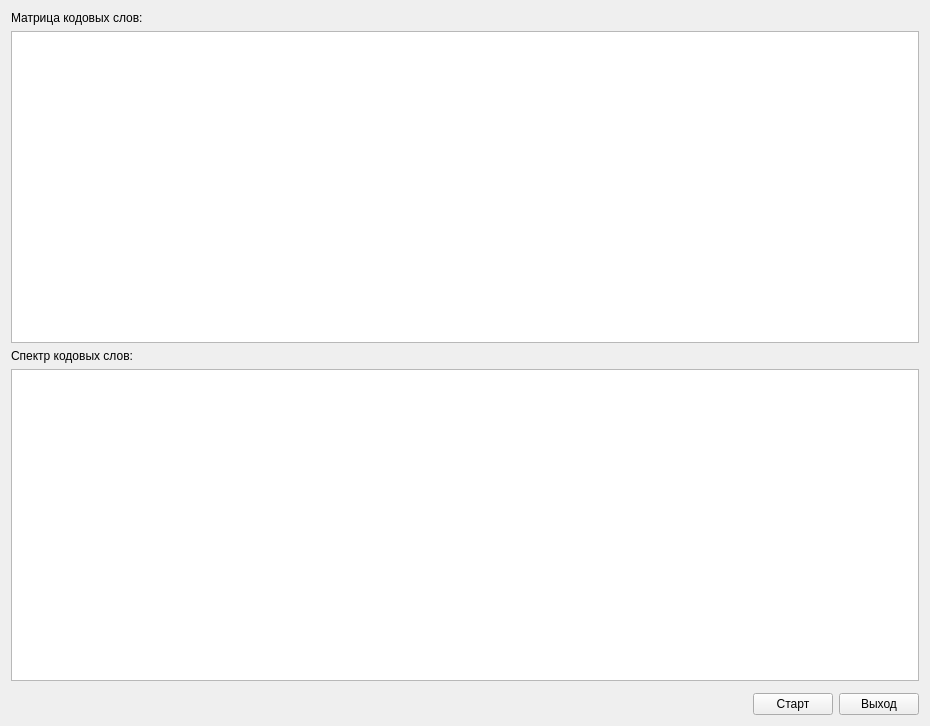
<?xml version="1.0" encoding="UTF-8"?>
<ui version="4.0">
 <class>Widget</class>
 <widget class="QWidget" name="Widget">
  <property name="geometry">
   <rect>
    <x>0</x>
    <y>0</y>
    <width>930</width>
    <height>726</height>
   </rect>
  </property>
  <property name="windowTitle">
   <string>Расчет спектра кодовых слов (С использованием CUDA)</string>
  </property>
  <property name="windowIcon">
   <iconset resource="widget.qrc">
    <normaloff>:/iconCUDA.png</normaloff>:/iconCUDA.png</iconset>
  </property>
  <layout class="QVBoxLayout" name="verticalLayout">
   <item>
    <widget class="QLabel" name="matrixLBL">
     <property name="text">
      <string>Матрица кодовых слов:</string>
     </property>
    </widget>
   </item>
   <item>
    <widget class="FilterPlainTextEdit" name="matrixPTE">
     <property name="lineWrapMode">
      <enum>QPlainTextEdit::NoWrap</enum>
     </property>
    </widget>
   </item>
   <item>
    <widget class="QLabel" name="spectrumLBL">
     <property name="text">
      <string>Спектр кодовых слов:</string>
     </property>
    </widget>
   </item>
   <item>
    <widget class="QPlainTextEdit" name="spectrumPTE">
     <property name="lineWrapMode">
      <enum>QPlainTextEdit::NoWrap</enum>
     </property>
     <property name="readOnly">
      <bool>true</bool>
     </property>
    </widget>
   </item>
   <item>
    <widget class="QCustomPlot" name="spectrumCPT" native="true"/>
   </item>
   <item>
    <layout class="QHBoxLayout" name="horizontalLayout">
     <item>
      <spacer name="horizontalSpacer">
       <property name="orientation">
        <enum>Qt::Horizontal</enum>
       </property>
       <property name="sizeHint" stdset="0">
        <size>
         <width>40</width>
         <height>20</height>
        </size>
       </property>
      </spacer>
     </item>
     <item>
      <widget class="QPushButton" name="executePBN">
       <property name="text">
        <string>Старт</string>
       </property>
      </widget>
     </item>
     <item>
      <widget class="QPushButton" name="exitPBN">
       <property name="text">
        <string>Выход</string>
       </property>
      </widget>
     </item>
    </layout>
   </item>
  </layout>
 </widget>
 <customwidgets>
  <customwidget>
   <class>QCustomPlot</class>
   <extends>QWidget</extends>
   <header>qcustomplot.h</header>
   <container>1</container>
  </customwidget>
  <customwidget>
   <class>FilterPlainTextEdit</class>
   <extends>QPlainTextEdit</extends>
   <header>filterplaintextedit.h</header>
  </customwidget>
 </customwidgets>
 <resources>
  <include location="widget.qrc"/>
 </resources>
 <connections/>
</ui>
